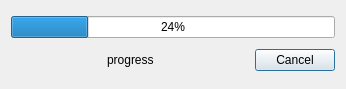
<?xml version="1.0" encoding="UTF-8"?>
<ui version="4.0">
 <class>dialogSnapFrames</class>
 <widget class="QDialog" name="dialogSnapFrames">
  <property name="geometry">
   <rect>
    <x>0</x>
    <y>0</y>
    <width>346</width>
    <height>89</height>
   </rect>
  </property>
  <property name="windowTitle">
   <string>Dialog</string>
  </property>
  <layout class="QVBoxLayout" name="verticalLayout">
   <item>
    <widget class="QProgressBar" name="progressBar">
     <property name="value">
      <number>24</number>
     </property>
    </widget>
   </item>
   <item>
    <layout class="QHBoxLayout" name="horizontalLayout">
     <item>
      <spacer name="horizontalSpacer_2">
       <property name="orientation">
        <enum>Qt::Horizontal</enum>
       </property>
       <property name="sizeHint" stdset="0">
        <size>
         <width>40</width>
         <height>20</height>
        </size>
       </property>
      </spacer>
     </item>
     <item>
      <widget class="QLabel" name="labelProgress">
       <property name="text">
        <string>progress</string>
       </property>
      </widget>
     </item>
     <item>
      <spacer name="horizontalSpacer">
       <property name="orientation">
        <enum>Qt::Horizontal</enum>
       </property>
       <property name="sizeHint" stdset="0">
        <size>
         <width>40</width>
         <height>20</height>
        </size>
       </property>
      </spacer>
     </item>
     <item>
      <widget class="QPushButton" name="btnCancel">
       <property name="text">
        <string>Cancel</string>
       </property>
      </widget>
     </item>
    </layout>
   </item>
  </layout>
 </widget>
 <resources/>
 <connections/>
</ui>
